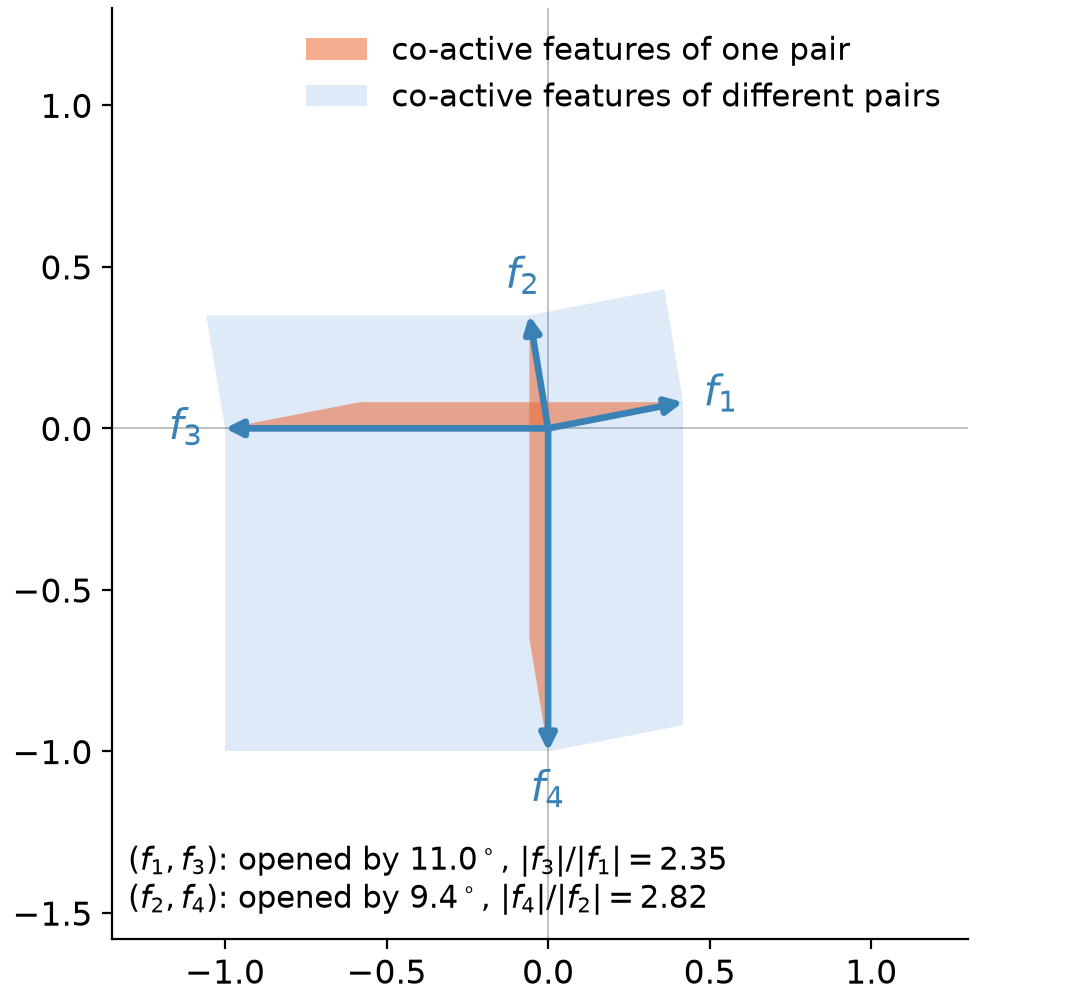

Python code for this plot:
# The geometry found by the free search (search_geometry.py): two opened pairs, longs pinned to the
# axes, shorts opened by EPS degrees at length ratio R, with the parallelogram each pair of
# co-active features can land in. Run from the repo root: python -m figures.optimal_geometry
import math
from itertools import combinations
from pathlib import Path

import matplotlib

matplotlib.use("Agg")
import matplotlib.pyplot as plt
from matplotlib.patches import Polygon

from common import BLUE, MUTED, ORANGE, PBLUE, parallelogram

OUT = Path("figures/optimal_geometry")
EPS, R = (11.0, 9.4), (2.35, 2.82)  # opening angles and length ratios of pairs (f1, f3) and (f2, f4)

t1, t2 = math.radians(EPS[0]), math.radians(90 + EPS[1])
F = {1: (math.cos(t1) / R[0], math.sin(t1) / R[0]), 2: (math.cos(t2) / R[1], math.sin(t2) / R[1]),
     3: (-1.0, 0.0), 4: (0.0, -1.0)}
PAIRS = ((1, 3), (2, 4))

plt.rcParams.update({"font.size": 12, "axes.labelsize": 13})
fig, ax = plt.subplots(figsize=(5.4, 5.0), layout="constrained")
for i, j in combinations(F, 2):
    same = (i, j) in PAIRS
    ax.add_patch(Polygon(parallelogram(F[i], F[j]), closed=True, facecolor=ORANGE if same else BLUE,
                         alpha=0.55 if same else 0.15, edgecolor="none", zorder=2 if same else 1))
ax.axhline(0, color=MUTED, lw=0.6, alpha=0.6, zorder=0)
ax.axvline(0, color=MUTED, lw=0.6, alpha=0.6, zorder=0)
for i, (x, y) in F.items():
    ax.annotate("", xy=(x, y), xytext=(0, 0), zorder=3,
                arrowprops=dict(arrowstyle="-|>", color=PBLUE, lw=2.4, shrinkA=0, shrinkB=0))
    n = math.hypot(x, y)
    ax.text(x + 0.12 * x / n, y + 0.12 * y / n, f"$f_{i}$", color=PBLUE, fontsize=15, ha="center", va="center")
ax.legend(handles=[plt.Rectangle((0, 0), 1, 1, facecolor=ORANGE, alpha=0.55, label="co-active features of one pair"),
                   plt.Rectangle((0, 0), 1, 1, facecolor=BLUE, alpha=0.15, label="co-active features of different pairs")],
          loc="upper right", frameon=False, fontsize=11)
ax.text(-1.3, -1.52, f"$(f_1, f_3)$: opened by ${EPS[0]}^\\circ$, $|f_3| / |f_1| = {R[0]}$\n"
                     f"$(f_2, f_4)$: opened by ${EPS[1]}^\\circ$, $|f_4| / |f_2| = {R[1]}$", fontsize=11, va="bottom")
ax.set_xlim(-1.35, 1.3)
ax.set_ylim(-1.58, 1.3)
ax.set_aspect("equal")
ax.spines[["top", "right"]].set_visible(False)
fig.savefig(OUT.with_suffix(".pdf"))
fig.savefig(OUT.with_suffix(".png"), dpi=200)
